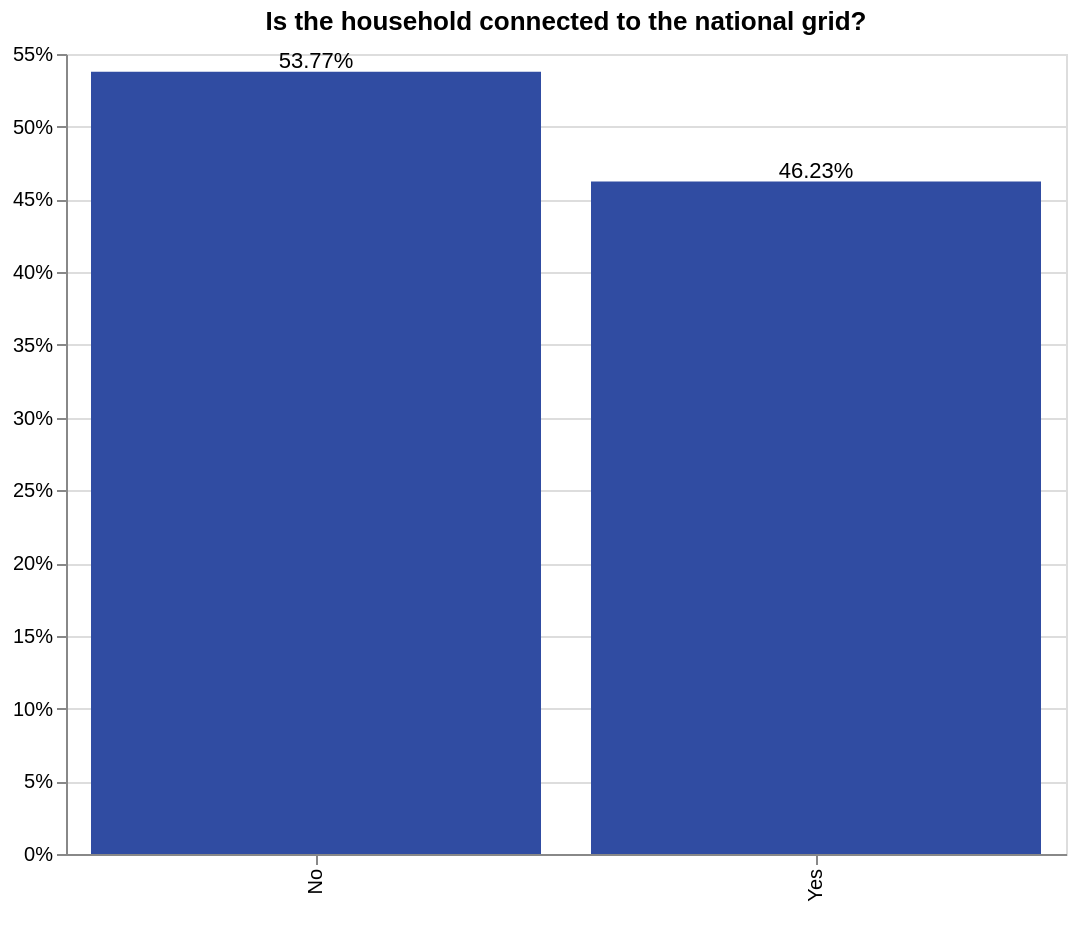

This figure's Vega-Lite source:
### Vega-Lite specification from a JSON file in a GitHub repository (floating-point values rounded to 4 significant figures; data arrays with more than 128 entries replaced by an {"elided": "..."} marker saying what was removed)
{"config": {"view": {"continuousWidth": 400, "continuousHeight": 300}}, "layer": [{"mark": {"type": "bar", "color": "#304ca2"}, "encoding": {"tooltip": {"type": "nominal", "field": "c2"}, "x": {"type": "nominal", "axis": {"title": " "}, "field": "c2", "sort": {"field": "c2", "op": "count", "order": "descending"}}, "y": {"type": "quantitative", "aggregate": "sum", "axis": {"format": "%", "title": ""}, "field": "pct"}}, "height": 400, "selection": {"selector013": {"type": "single", "fields": ["locality"], "bind": {"input": "select", "options": [null, 0, 1], "labels": ["National", "Urban", "Rural"], "name": "Locality Breakdown  "}}, "selector014": {"type": "single", "fields": ["elc_aggr_tier"], "bind": {"input": "select", "options": [null, "Tier 0", "Tier 1", "Tier 2", "Tier 3", "Tier 4", "Tier 5"], "labels": ["All Tiers", "Tier 0", "Tier 1", "Tier 2", "Tier 3", "Tier 4", "Tier 5"], "name": "Tiers  "}}}, "transform": [{"joinaggregate": [{"op": "count", "field": "*", "as": "total"}]}, {"calculate": "1 / datum.total", "as": "pct"}], "width": 500}, {"mark": {"type": "text", "align": "center", "baseline": "bottom"}, "encoding": {"text": {"type": "quantitative", "aggregate": "sum", "field": "pct", "format": ".2%"}, "tooltip": {"type": "nominal", "field": "c2"}, "x": {"type": "nominal", "axis": {"title": " "}, "field": "c2", "sort": {"field": "c2", "op": "count", "order": "descending"}}, "y": {"type": "quantitative", "aggregate": "sum", "axis": {"format": "%", "title": ""}, "field": "pct"}}, "height": 400, "transform": [{"joinaggregate": [{"op": "count", "field": "*", "as": "total"}]}, {"calculate": "1 / datum.total", "as": "pct"}], "width": 500}], "data": {"name": "data-8b8f9fbccabdd0ac1e1592a38fff0334"}, "title": {"text": ["Is the household connected to the national grid?"], "color": "black", "subtitleColor": "black"}, "transform": [{"filter": {"selection": "selector013"}}, {"filter": {"selection": "selector014"}}], "$schema": "https://vega.github.io/schema/vega-lite/v4.8.1.json", "datasets": {"data-8b8f9fbccabdd0ac1e1592a38fff0334": {"elided": "3632 records"}}}
